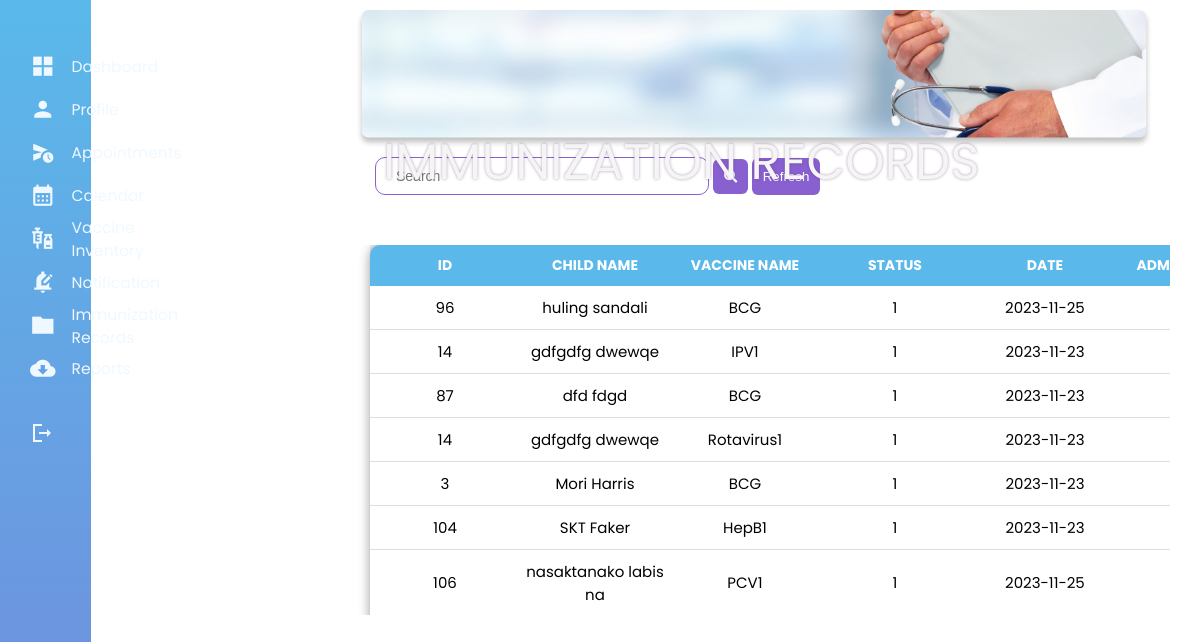
Screenshot of /Admin/Report-skeletal..php (signed in) with the database file from the repository.
### tables this page shows
CREATE TABLE `appointmenttable` (
  `appt_id` int(11) NOT NULL,
  `userid` int(11) NOT NULL,
  `cid` int(11) NOT NULL,
  `vacid` int(11) NOT NULL,
  `appt_time` time DEFAULT NULL,
  `appt_date` date NOT NULL,
  `dose` int(11) NOT NULL,
  `child_name` varchar(50) NOT NULL,
  `guardian_name` varchar(50) NOT NULL,
  `contact_number` varchar(50) DEFAULT NULL,
  `age` varchar(50) DEFAULT NULL,
  `email` varchar(50) NOT NULL,
  `appointment_status` int(11) DEFAULT 0,
  `vaccine_administer` varchar(100) DEFAULT NULL,
  `for_reason` varchar(50) DEFAULT NULL,
  `status_desc` varchar(100) NOT NULL
);

CREATE TABLE `vaccineinventory` (
  `vacid` int(11) NOT NULL,
  `vac_name` varchar(11) NOT NULL,
  `vac_desc` varchar(40) NOT NULL,
  `stocks` int(11) NOT NULL,
  `administered` int(11) NOT NULL,
  `req_dose` int(11) NOT NULL,
  `lower_limit` varchar(11) NOT NULL,
  `upper_limit` varchar(11) NOT NULL,
  `exp_date` date NOT NULL,
  `active` int(11) DEFAULT 1
);

### Admin/Report-skeletal..php (the view, shortened to what this page needs)
<html>
<?php
include('../templates/Header.php');
?>
<link rel="stylesheet" href="./css/style5.css">
<link rel="stylesheet" href="./css/style6.css">
<link rel="stylesheet" href="https://use.fontawesome.com/releases/v5.15.4/css/all.css" />
<body>
<div class="container1">
        <div class="column1">
          <?php include('../templates/Admin-Dash.php'); ?>
        </div>
        <div class="column">
            <div class="dashboard">
                <img src="./images/Immunization Record.png">
            <div class="dashboard-text">
                <h1>IMMUNIZATION RECORDS</h1>
            </div>
            </div>
            <div class="search">
                    <input  type="text" name="search" id="search_data" value="" placeholder="Search ">
                    <button type="button" id="search_button"><i class="fa fa-search"></i></button>
                    <button onclick="location.reload()" style="">Refresh</button>
            </div>
            <div class="table3">
            <div class="table3_section">
                <table id="data_table">
                    <thead>
                        <tr>
                            <th>ID</th>
                            <th>CHILD NAME</th>
                            <th>VACCINE NAME</th>
                            <th>STATUS</th>
                            <th>DATE</th>
                            <th>ADMINISTRATOR</th>
                        </tr>
                    </thead>
                    <tbody>
                    <?php
                          include '../Homepage/config.php';
                          $select = mysqli_query($conn, "SELECT * FROM appointmenttable a
                            LEFT JOIN vaccineinventory b ON a.vacid = b.vacid  ORDER BY appointment_status ASC") or die('query failed');
                          if(mysqli_num_rows($select) > 0 ){
                          foreach($select as $row){
                              ?>
                          <tr>
                          <td><?= $row['cid']; ?></td>
                          <td><?= $row['child_name']; ?></td>
                          <td><?= $row['vac_name']; ?></td>
                          <td><?= $row['appointment_status']; ?></td>
                          <td><?= $row['appt_date']; ?></td>
                          <td><?= $row['vaccine_administer']; ?></td>
                      </tr>
                              <?php
                          }
                          }
                          ?>
                  </tbody>
              </table>
          </div>
      </div>
      </div>
</div>
</body>
</html>

### Admin/css/style5.css (style rules this page uses)
.container1 { display: flex; }
.column { position: absolute; left: 270px; right: 50px; }
.column1 { position: fixed; height: 100%; }
.dashboard { position: relative; }
.dashboard img { padding: 8px 85px; width: 1500px; }
.dashboard-text { position: absolute; top: 100px; padding: 25px 113px; }
.dashboard-text h1 { color: rgb(56, 53, 100); text-shadow: 0px 0px 3px rgba(101, 53, 113, 0.5); font-family: 'Poppins', sans-serif; font-size: 50px; font-style: normal; font-weight: 400; line-height: normal; }
table { width: 100%; table-layout: fixed; max-width: 1000px; min-width: 900px; border-collapse: collapse; background-color: #ffffff; border: none; border-radius: 10px; box-shadow: 0 2px 12px 0 rgba(0, 0, 0, .4); }
.table2_section th, td { border-bottom: 1px solid #dddddd; padding: 10px 5px; word-break: break-all; text-align: center; }
.table3 { width: 100%; padding: 20px 30px; margin-left: 50px; }
.search { margin-left: 105px; width: 95%; }
.search input { width: 40%; height: 80%; background: transparent; border: none; outline: none; border: 1px solid #8860D0; border-radius: 10px; font-size: 14px; color: #8860D0; padding: 10px 20px; transition: color 0.3s, border-color 0.3s; cursor: pointer; }
.search button { border: none; outline: none; border-radius: 6px; cursor: pointer; padding: 11px; background-color: #8860D0; color: #ffffff; transition: .3s ease; }
.table3_section { height: 495px; width: 100%; overflow-x: scroll; }
.table3_section thead th { position: sticky; width: 100%; background-color: #5AB9EA; color: #ffffff; font-size: 14px; border: none; box-shadow: 0 2px 12px 0 rgba(0, 0, 0, .4); }
.table3_section thead th:nth-child(1) { border-radius: 10px 0 0 0; }
.table3_section thead th:nth-child(6) { border-radius: 0 10px 0 0; }
.table3_section th, td { border-bottom: 1px solid #dddddd; padding: 10px 5px; word-break: break-all; text-align: center; }
.ReportDetails-content .modal-table_section th, td { border-bottom: 1px solid #dddddd; padding: 10px 5px; word-break: break-all; text-align: center; }
@media screen and (max-width: 2560px) { .dashboard img { width: 110%; padding-left: 90px; } }
@media screen and (max-width: 2560px) { table { max-width: 2000px; font-size: 15px; margin: 0 10px 0 20px; } }

### Admin/css/style6.css (style rules this page uses)
.container1 { display: flex; }
.column { position: absolute; left: 270px; right: 50px; }
.column1 { position: fixed; height: 100%; }
.dashboard { position: relative; }
.dashboard img { padding: 8px 85px; width: 1500px; }
.dashboard-text { position: absolute; top: 100px; padding: 25px 113px; }
.dashboard-text h1 { color: whitesmoke; text-shadow: 0px 0px 3px rgba(101, 53, 113, 0.5); font-family: 'Poppins', sans-serif; font-size: 50px; font-style: normal; font-weight: 400; line-height: normal; }
table { width: 100%; table-layout: fixed; max-width: 1000px; min-width: 900px; border-collapse: collapse; background-color: #ffffff; border: none; border-radius: 10px; box-shadow: 0 2px 12px 0 rgba(0, 0, 0, .4); }
.table2_section th, td { border-bottom: 1px solid #dddddd; padding: 10px 5px; word-break: break-all; text-align: center; }
.table3 { width: 100%; padding: 50px 30px; margin-left: 50px; }
.table3_section { height: 370px; overflow: auto; }
.table3_section thead th { position: sticky; top: 0; background-color: #5AB9EA; color: #ffffff; font-size: 14px; border: none; box-shadow: 0 2px 12px 0 rgba(0, 0, 0, .4); }
.table3_section thead th:nth-child(1) { border-radius: 10px 0 0 0; }
.table3_section th, td { border-bottom: 1px solid #dddddd; padding: 10px 5px; word-break: break-all; text-align: center; }
th, td { border-bottom: 1px solid #dddddd; padding: 10px 5px; word-break: break-all; text-align: center; }
@media screen and (max-width: 2560px) { .dashboard img { width: 110%; } }
@media screen and (max-width: 2560px) { table { max-width: 2000px; font-size: 15px; margin: 0 10px 0 20px; } }

### assets/css/style0.css (style rules this page uses)
* { margin: 0; padding: 0; outline: 0; border: 0; text-decoration: none; list-style: none; box-sizing: border-box; }
body { display: grid; height: 100%; font-family: Poppins, sans-serif; font-size: 13px; background: white; background-size: cover; background-repeat: no-repeat; background-position: center center; user-select: none; overflow-x: hidden; }
img { display: block; width: 100%; }

### rows the page displays
appointmenttable: cid "96", child_name "huling sandali", vacid.vac_name "BCG", appointment_status "1", appt_date "2023-11-25"
appointmenttable: cid "14", child_name "gdfgdfg dwewqe", vacid.vac_name "IPV1", appointment_status "1", appt_date "2023-11-23"
appointmenttable: cid "87", child_name "dfd fdgd", vacid.vac_name "BCG", appointment_status "1", appt_date "2023-11-23"
appointmenttable: cid "14", child_name "gdfgdfg dwewqe", vacid.vac_name "Rotavirus1", appointment_status "1", appt_date "2023-11-23"
appointmenttable: cid "3", child_name "Mori Harris", vacid.vac_name "BCG", appointment_status "1", appt_date "2023-11-23"
appointmenttable: cid "104", child_name "SKT Faker", vacid.vac_name "HepB1", appointment_status "1", appt_date "2023-11-23"
appointmenttable: cid "106", child_name "nasaktanako labisna", vacid.vac_name "PCV1", appointment_status "1", appt_date "2023-11-25"
